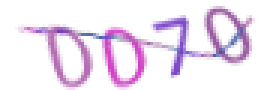
#> input picture code/0070_9096.png, 93 x 30 px (shown 3 times larger); its folder holds only this picture in this run
$ python input_data.py
#> lines starting #> are read from the running program, lines starting #| are printed output that depends on the picture; after the words box and inside, x2 and y2 are one past the last pixel; in counts of white or black regions, pixels touching at a corner belong together
import os
import cv2
import numpy as np
import pandas as pd

files=os.listdir('./code/')

idx=0

images=[]
labels=[]

for file in files:
    img=cv2.imread('./code/{}'.format(file))
#> img is the input picture: shape (30, 93, 3); mean B, G, R 243.1, 228.4, 239.8
    img=img[:,:,0]
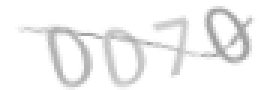
#> img: shape (30, 93) (shown 3 times larger); min 159, max 255, mean 243.1
    img2 = img.flatten()
#> img2 = 2790 values, max 255 at index 0, min 159 at index 1654, mean 243.1
    abc = pd.value_counts(img2)
    for x in abc.index:
        if abc[x]>30:
            abc=abc.drop(x)
#> this loop made 97 passes
#> x on passes 1 to 12: 255, 254, 253, 252, 179, 197, 251, 249, 201, 160, 247, 244
    for x in abc.index:
        img[img==x]=0.0
#> this loop made 94 passes
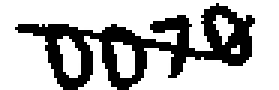
#> img: shape (30, 93) (shown 3 times larger); min 0, max 255, mean 180.4

    img[img!=0]=1.0
#> img: shape (30, 93); values 0 (black) and 1 (white), 70.8% white; 1 black region, box (x1, y1, x2, y2) and area: (5, 1, 85, 30) 816

    img=img[:,:,np.newaxis]

    images.append(img)

    label=[]
    filename=file[0:4]
    for no in filename:
        xx=[0]*10
        xx[int(no)]=1
        label.append(xx)

    labels.append(label)
labels=np.array(labels)
images=np.array(images)

print(labels.shape,images.shape)
#| (1, 4, 10) (1, 30, 93, 1)

$ run again, on code/0590_5456.png
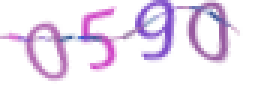
#> input picture code/0590_5456.png, 93 x 30 px (shown 3 times larger)
#> img is the input picture: shape (30, 93, 3); mean B, G, R 243, 228.1, 238.7
#> `img=img[:,:,0]`:
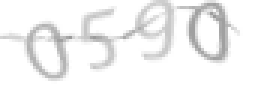
#> img: shape (30, 93) (shown 3 times larger); min 154, max 255, mean 243
#> img2 = 2790 values, max 255 at index 0, min 154 at index 536, mean 243
#> the loop `for x in abc.index:` made 99 passes
#> x on passes 1 to 8: 255, 254, 253, 200, 160, 179, 252, 197
#> the loop `for x in abc.index:` made 96 passes
#> x on passes 1 to 8: 200, 160, 179, 252, 197, 248, 250, 249
#> after the loop `for x in abc.index:`:
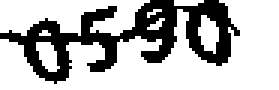
#> img: shape (30, 93) (shown 3 times larger); min 0, max 255, mean 181.6
#| (1, 4, 10) (1, 30, 93, 1)

$ run again, on code/0805_2786.png
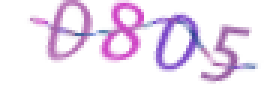
#> input picture code/0805_2786.png, 93 x 30 px (shown 3 times larger)
#> img is the input picture: shape (30, 93, 3); mean B, G, R 242.9, 227.1, 239.2
#> `img=img[:,:,0]`:
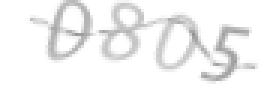
#> img: shape (30, 93) (shown 3 times larger); min 146, max 255, mean 242.9
#> img2 = 2790 values, max 255 at index 0, min 146 at index 1087, mean 242.9
#> the loop `for x in abc.index:` made 98 passes
#> x on passes 1 to 8: 255, 254, 253, 197, 250, 244, 200, 179
#> the loop `for x in abc.index:` made 95 passes
#> x on passes 1 to 8: 197, 250, 244, 200, 179, 248, 251, 246
#> after the loop `for x in abc.index:`:
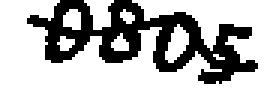
#> img: shape (30, 93) (shown 3 times larger); min 0, max 255, mean 178.4
#| (1, 4, 10) (1, 30, 93, 1)

$ run again, on code/0955_1941.png
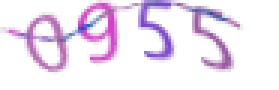
#> input picture code/0955_1941.png, 93 x 30 px (shown 3 times larger)
#> img is the input picture: shape (30, 93, 3); mean B, G, R 243.5, 228.7, 239.8
#> `img=img[:,:,0]`:
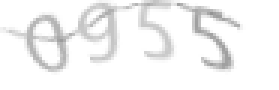
#> img: shape (30, 93) (shown 3 times larger); min 147, max 255, mean 243.5
#> img2 = 2790 values, max 255 at index 0, min 147 at index 442, mean 243.5
#> the loop `for x in abc.index:` made 98 passes
#> x on passes 1 to 8: 255, 254, 253, 252, 251, 179, 200, 197
#> the loop `for x in abc.index:` made 95 passes
#> x on passes 1 to 8: 252, 251, 179, 200, 197, 202, 250, 241
#> after the loop `for x in abc.index:`:
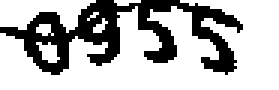
#> img: shape (30, 93) (shown 3 times larger); min 0, max 255, mean 182.5
#| (1, 4, 10) (1, 30, 93, 1)

$ run again, on code/0084_8742.png
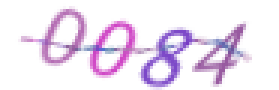
#> input picture code/0084_8742.png, 93 x 30 px (shown 3 times larger)
#> img is the input picture: shape (30, 93, 3); mean B, G, R 243, 227.5, 238.8
#> `img=img[:,:,0]`:
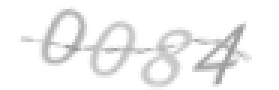
#> img: shape (30, 93) (shown 3 times larger); min 154, max 255, mean 243
#> img2 = 2790 values, max 255 at index 0, min 154 at index 1513, mean 243
#> the loop `for x in abc.index:` made 95 passes
#> x on passes 1 to 8: 255, 254, 253, 200, 252, 160, 250, 203
#> the loop `for x in abc.index:` made 92 passes
#> x on passes 1 to 8: 200, 252, 160, 250, 203, 251, 197, 249
#> after the loop `for x in abc.index:`:
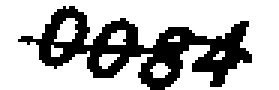
#> img: shape (30, 93) (shown 3 times larger); min 0, max 255, mean 178.8
#| (1, 4, 10) (1, 30, 93, 1)
